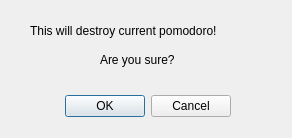
<?xml version="1.0" encoding="UTF-8"?>
<ui version="4.0">
 <class>PomodoroCancelDialog</class>
 <widget class="QDialog" name="PomodoroCancelDialog">
  <property name="geometry">
   <rect>
    <x>0</x>
    <y>0</y>
    <width>292</width>
    <height>138</height>
   </rect>
  </property>
  <property name="windowTitle">
   <string>Dialog</string>
  </property>
  <widget class="QDialogButtonBox" name="buttonBox">
   <property name="geometry">
    <rect>
     <x>60</x>
     <y>90</y>
     <width>171</width>
     <height>32</height>
    </rect>
   </property>
   <property name="orientation">
    <enum>Qt::Horizontal</enum>
   </property>
   <property name="standardButtons">
    <set>QDialogButtonBox::Cancel|QDialogButtonBox::Ok</set>
   </property>
  </widget>
  <widget class="QLabel" name="label">
   <property name="geometry">
    <rect>
     <x>30</x>
     <y>10</y>
     <width>231</width>
     <height>41</height>
    </rect>
   </property>
   <property name="text">
    <string>This will destroy current pomodoro!</string>
   </property>
  </widget>
  <widget class="QLabel" name="label_2">
   <property name="geometry">
    <rect>
     <x>100</x>
     <y>50</y>
     <width>91</width>
     <height>20</height>
    </rect>
   </property>
   <property name="text">
    <string>Are you sure?</string>
   </property>
  </widget>
 </widget>
 <resources/>
 <connections>
  <connection>
   <sender>buttonBox</sender>
   <signal>accepted()</signal>
   <receiver>PomodoroCancelDialog</receiver>
   <slot>accept()</slot>
   <hints>
    <hint type="sourcelabel">
     <x>248</x>
     <y>254</y>
    </hint>
    <hint type="destinationlabel">
     <x>157</x>
     <y>274</y>
    </hint>
   </hints>
  </connection>
  <connection>
   <sender>buttonBox</sender>
   <signal>rejected()</signal>
   <receiver>PomodoroCancelDialog</receiver>
   <slot>reject()</slot>
   <hints>
    <hint type="sourcelabel">
     <x>316</x>
     <y>260</y>
    </hint>
    <hint type="destinationlabel">
     <x>286</x>
     <y>274</y>
    </hint>
   </hints>
  </connection>
 </connections>
</ui>
